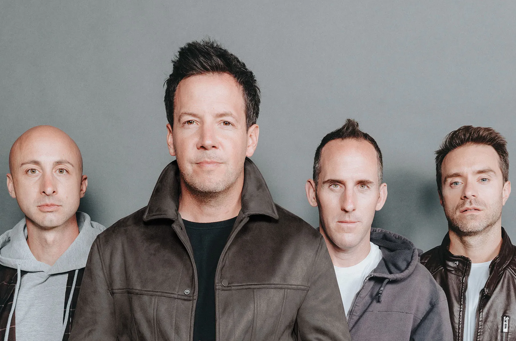
#> input picture 5_CV_asg/asg2/imgs/simple_plan_band_small.png, 516 x 341 px
$ jupyter execute ques1.ipynb
#> lines starting #> are read from the running program, lines starting #| are printed output that depends on the picture
[cell 1]
from PIL import Image, ImageDraw
import numpy as np
from numba import jit
import matplotlib.pyplot as plt

### Loading Face Image

[cell 2]
face = np.array(Image.open('imgs/simple_plan_band_small.png'))[70:190, 150:270]
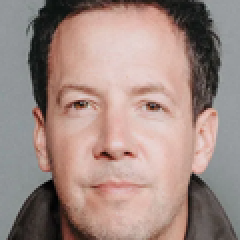
#> face: shape (120, 120, 3) (shown 2 times larger); mean R, G, B 160.1, 137.9, 131.1

face_grey = Image.fromarray(face).convert('L')
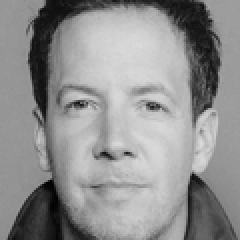
#> face_grey: PIL image 120x120 L (shown 2 times larger); min 0, max 219, mean 143.7

face_grey

plt.imshow(face_grey, cmap='gray');

[cell 3]
face_grey_arr = np.array(face_grey)

### Integral Images

Our task is to engineer haar features in order to get feature vector high values when the input image is a image of face. To efficiently compute Harr features, we have to compute integral image first.

[cell 4]
@jit(nopython=True)
def integral_image(image: np.ndarray) -> np.ndarray:
    """
    Computes the integral image efficiently
    Returns the integral image of the input image.
    """

    integral_image = np.zeros(image.shape)
    integral_image[0] = np.cumsum(image[0])
    for i in range(1, image.shape[0]):
        integral_image[i][0] = integral_image[i-1][0] + image[i][0]
    for i in range(1, image.shape[0]):
        for j in range(1, image.shape[1]):
            integral_image[i, j] = image[i, j] + integral_image[i-1, j] + integral_image[i, j-1] - integral_image[i-1, j-1]
    return integral_image

[cell 5]
integral_image(
    np.array((
        [1, 2, 3],
        [4, 1, 5],
        [2, 1, 3]
    ))
)

[cell 6]
plt.title("Integral Image")
plt.imshow(integral_image(face_grey_arr), cmap= 'gray');
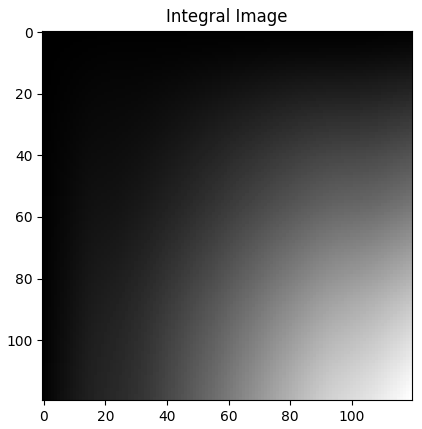
#> figure drawn by matplotlib, 1 panel

### Haar features

Now we will develop objects to compute haar features for images.

[cell 7]
class Haar:

    def __init__(
            self, _positives: list[tuple[int, int, int, int]],
            _negatives: list[tuple[int, int, int, int]],
        ):
        self.whites = []
        self.blacks = []

        for i in range(len(_positives)):
            self.whites.append(
                (_positives[i][0]/120, _positives[i][1]/120,
                 _positives[i][2]/120, _positives[i][3]/120,)
            )

        for i in range(len(_negatives)):
            self.blacks.append(
                (_negatives[i][0]/120, _negatives[i][1]/120,
                 _negatives[i][2]/120, _negatives[i][3]/120,)
            )

    def _get_rect(sefl, rect: tuple[float, float, float, float], pix : int):

        l = []
        for i in rect:
            l.append(int(i * pix))

        return tuple(l)

    def draw_on_img(self, _image: Image.Image) -> Image.Image:
        img = _image.copy()
        imdraw = ImageDraw.Draw(img)

        for xy in self.whites:
            xy = self._get_rect(xy, img.size[0])
            imdraw.rectangle(
                xy, fill= "#ffffff",
                outline= "#000"
            )

        for xy in self.blacks:
            xy = self._get_rect(xy, img.size[0])
            imdraw.rectangle(
                xy, fill= "#000000",
                outline= "#000"
            )

        return img

    def compute(self, integral_image: np.ndarray) -> float:

        s = 0
        for white in self.whites:
            white = self._get_rect(white, integral_image.shape[0])
            if white[0] == 0 and white[1] == 0:
                s += integral_image[white[3]][white[2]]
                continue

            if white[0] == 0:
                s += integral_image[white[3]][white[2]] - integral_image[white[1]][white[2]]
                continue

            if white[1] == 0:
                s += integral_image[white[3]][white[2]] - integral_image[white[3]][white[0]]
                continue

            s += integral_image[white[3]][white[2]] - integral_image[white[3]][white[0]] \
                - integral_image[white[1]][white[2]] + integral_image[white[1]][white[0]]

        s_black = 0
        for black in self.blacks:
            black = self._get_rect(black, integral_image.shape[0])
            if black[0] == 0 and black[1] == 0:
                s_black -= integral_image[black[3]][black[2]]
                continue

            if white[0] == 0:
                s_black -= integral_image[black[3]][black[2]] - integral_image[black[1]][black[2]]
                continue

            if white[1] == 0:
                s_black -= integral_image[black[3]][black[2]] - integral_image[black[3]][black[0]]
                continue

            s_black -= integral_image[black[3]][black[2]] - integral_image[black[3]][black[0]] \
                - integral_image[black[1]][black[2]] + integral_image[black[1]][black[0]]

        s = s / len(self.whites) + s_black / len(self.blacks)

        return s / integral_image.size

Above can act as a base class! We can use them to create four type of Haar-like features

[cell 8]
class EdgeFeature(Haar):

    def __init__(
            self, _rect: tuple[int, int, int, int],
            _horizontal: bool = True, _reverse: bool = False
        ) -> None:

        if _horizontal:
            midx = (_rect[2] - _rect[0])//2 + _rect[0]
            positives = ((_rect[0], _rect[1], midx, _rect[3]), )
            negatives = ((midx, _rect[1], _rect[2], _rect[3]), )
        else:
            midy = (_rect[3] - _rect[1])//2 + _rect[1]
            positives = ((_rect[0], _rect[1], _rect[2], midy), )
            negatives = ((_rect[0], midy, _rect[2], _rect[3]), )

        if _reverse:
            super().__init__(negatives, positives)
        else:
            super().__init__(positives, negatives)

class LineFeature(Haar):

    def __init__(
            self, _rect: tuple[int, int, int, int],
            _horizontal: bool = True, _reverse: bool = False
        ) -> None:

        if _horizontal:
            x_third = (_rect[2] - _rect[0])//3 + _rect[0]
            x_2third = 2*(_rect[2] - _rect[0])//3 + _rect[0]
            positives = (
                (_rect[0], _rect[1], x_third, _rect[3]),
                (x_2third, _rect[1], _rect[2], _rect[3]),
            )
            negatives = ((x_third, _rect[1], x_2third, _rect[3]), )
        else:
            y_third = (_rect[3] - _rect[1])//3 + _rect[1]
            y_2third = 2*(_rect[3] - _rect[1])//3 + _rect[1]
            positives = (
                (_rect[0], _rect[1], _rect[2], y_third),
                (_rect[0], y_2third, _rect[2], _rect[3]),
            )
            negatives = ((_rect[0], y_third, _rect[2], y_2third), )

        if _reverse:
            super().__init__(negatives, positives)
        else:
            super().__init__(positives, negatives)

class RectangleFeature(Haar):

    def __init__(
            self, _rect: tuple[int, int, int, int], _reverse: bool = False
        ) -> None:

        midx = (_rect[2] - _rect[0])//2 + _rect[0]
        midy = (_rect[3] - _rect[1])//2 + _rect[1]
        positives = (
            (_rect[0], _rect[1], midx, midy),
            (midx, midy, _rect[2], _rect[3]),
        )
        negatives = (
            (midx, _rect[1], _rect[2], midy),
            (_rect[0], midy, midx, _rect[3]),
        )

        if _reverse:
            super().__init__(negatives, positives)
        else:
            super().__init__(positives, negatives)

### Choosing Haar features

Now we choose the haar feature that will be best shuited for face detection!

[cell 9]
fig, axs = plt.subplots(2, 3, figsize=(15, 10))

filters = []

# Eye and top part of cheeks
filters.append(EdgeFeature((30, 40, 90, 75), False, True))
# Eye and Nostril
filters.append(LineFeature((30, 30, 90, 65), True, True))
# Mouth
filters.append(EdgeFeature((40, 80, 80, 100), False, False))
# Nose
filters.append(LineFeature((50, 50, 70, 90), True, True))
# Left jawline
filters.append(RectangleFeature((20, 70, 40, 115), True))
# Right jawline
filters.append(RectangleFeature((80, 70, 100, 115)))

for i in range(2):
    for j in range(3):
        axs[i, j].imshow(filters[i*3 + j].draw_on_img(face_grey), cmap='gray')

fig.tight_layout()
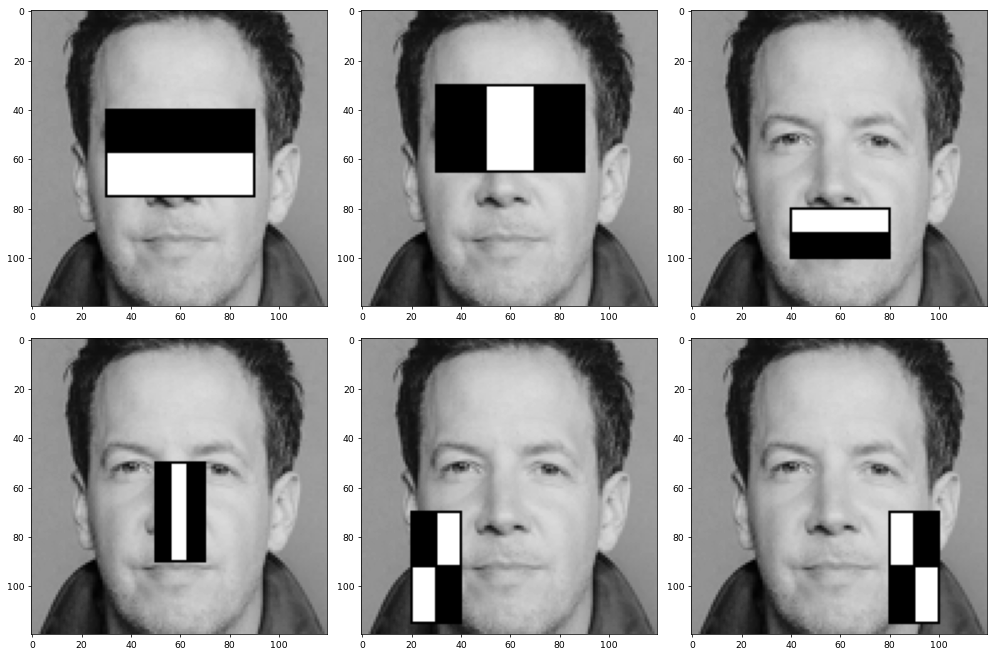
#> figure drawn by matplotlib, 6 panels

[cell 10]
face_grey_int_img = integral_image(face_grey_arr)
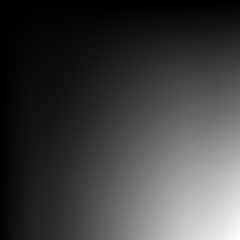
#> face_grey_int_img: shape (120, 120) float64 (shown 2 times larger); min 150, max 2069672, mean 517926.9; drawn with min black and max white

for i, f in enumerate(filters):
    print(f"Filter {i+1}: {f.compute(face_grey_int_img):.3f}")
#> this loop made 6 passes
#| Filter 1: 2.034
#| Filter 2: 0.863
#| Filter 3: 0.495
#| Filter 4: 0.457
#| Filter 5: -0.256
#| Filter 6: -0.367

1st, 2nd, 3rd, 4th features performed well, however, 3rd might fail if the guy had mustach. Thus I will proceed to make a detector using 1st, 2nd and 4th filter.

[cell 11]
face_filters = ((filters[0], 1.8), (filters[1], .8), (filters[3], .35))

def check_face(int_img: np.ndarray):

    for f, t in face_filters:
        val = f.compute(int_img)
        if val < t:
            return False

    return True

check_face(face_grey_int_img)
#> the loop in check_face, `for f, t in face_filters:` made 3 passes
#> val on passes 1 to 3: 2.03, 0.863, 0.457
#> Out = True

[cell 12]
face2 = np.array(Image.open('imgs/simple_plan_band_small.png').convert('L'))[130:230, 0:100]
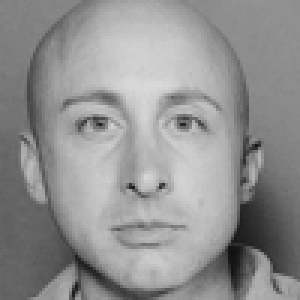
#> face2: shape (100, 100) (shown 3 times larger); min 17, max 217, mean 145.6

plt.imshow(face2, cmap='gray');

[cell 13]
face2_int_img = integral_image(face2)

check_face(face2_int_img)
#> the loop in check_face (call 2), `for f, t in face_filters:` made 3 passes
#> val on passes 1 to 3: 2.06, 1.04, 0.472
#> Out = True

### Searching Faces about entire image

Let's right the code to automate the searching of the face in image for us.

[cell 14]
MIN_SIZE = 60
MAX_SIZE = 300
SCALE_FACTOR = 1.11
STEP_SIZE = .3

def search_faces(image: np.ndarray):

    max_size = min(image.shape[0], image.shape[1], MAX_SIZE)

    size = MIN_SIZE

    faces = []

    while size <= max_size:

        for i in range(0, image.shape[0] - size, int(size*STEP_SIZE)):

            for j in range(0, image.shape[1] - size, int(size*STEP_SIZE)):

                int_img = integral_image(image[i:i+size, j:j+size])

                if check_face(int_img):
                    faces.append((j, i, j+size, i+size))

        size = int(size * SCALE_FACTOR)

    return faces

[cell 15]
# img = Image.open('imgs/me.jpg').convert('L').resize((1046//3, 1360//3))
img = Image.open('imgs/simple_plan_band_small.png').convert('L')
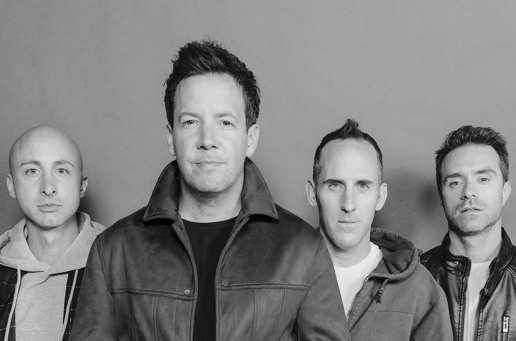
#> img: PIL image 516x341 L; min 0, max 243, mean 129

img_arr = np.array(img)

faces = search_faces(img_arr)

imgd = ImageDraw.Draw(img)

for face in faces:
    imgd.rectangle(face, outline='#FF0000', width=1)
#> this loop made 27 passes
#> face on passes 1 to 12: (190, 57, 256, 123), (152, 95, 218, 161), (209, 95, 275, 161), (342, 152, 408, 218), (437, 152, 503, 218), (152, 171, 218, 237), (418, 247, 484, 313), (168, 48, 249, 129), (192, 48, 273, 129), (0, 96, 81, 177), (192, 96, 273, 177), (312, 120, 393, 201)

plt.figure(figsize=(10, 10))

plt.imshow(img, cmap='gray');
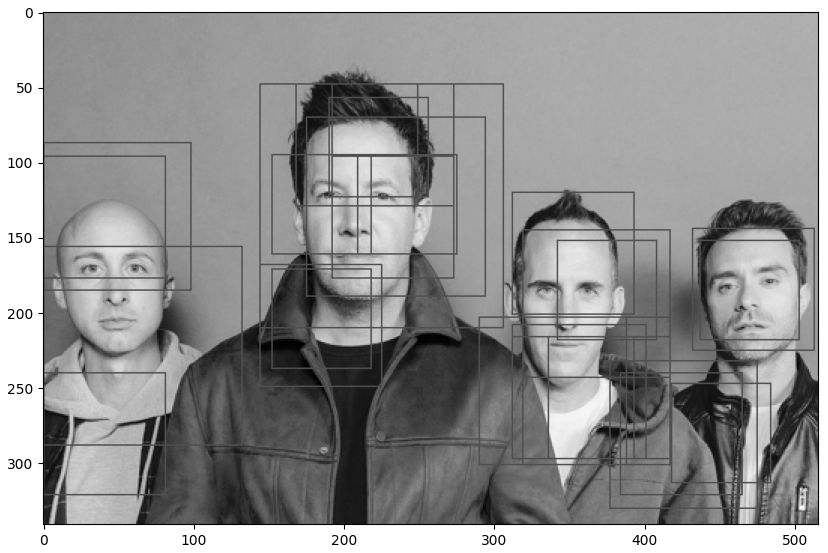
#> figure drawn by matplotlib, 1 panel
